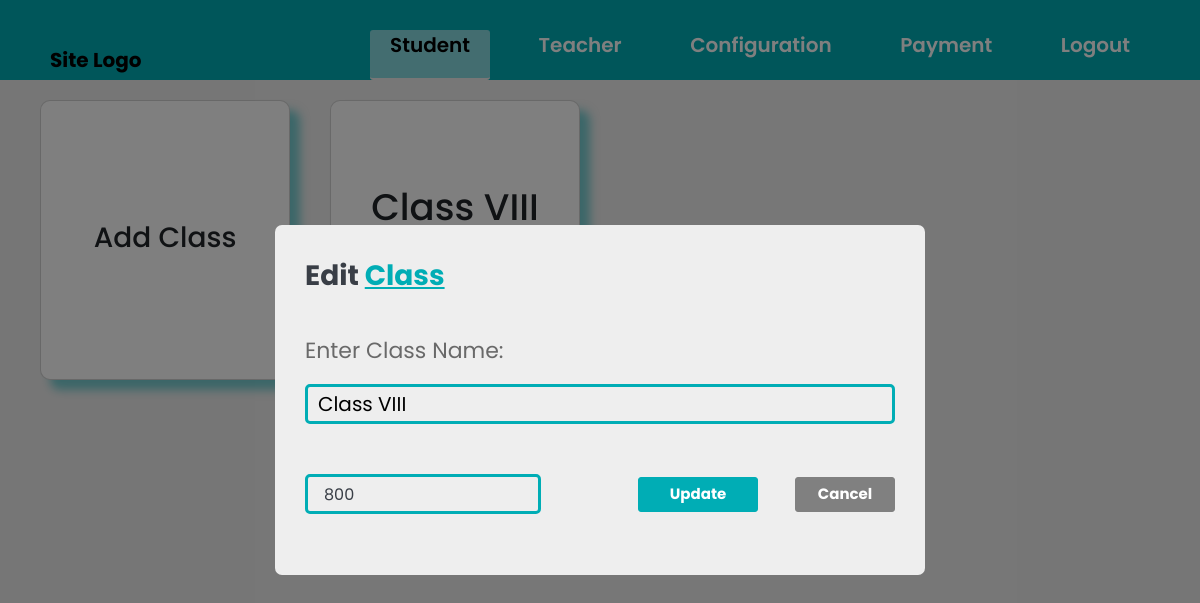
/classAdd.php?editClass=true&classId=1, run on the app's committed database.
### tables this page shows
CREATE TABLE `classmaster` (
  `classId` int(11) NOT NULL,
  `className` varchar(255) NOT NULL,
  `baseFee` int(11) NOT NULL,
  `active` char(1) NOT NULL DEFAULT 'Y'
);

### classAdd.php (the view, shortened to what this page needs)
<?php
include("nav.php");
$addingClass=false;
$edittingClass=false;
$classBaseFee="";
$classNameEdit="";
if(isset($_REQUEST['editClass'])){
    $edittingClass=true;
    $classId=$_REQUEST['classId'];
    $query="SELECT * FROM `classmaster` WHERE `classId`='$classId'";
    $result=mysqli_query($connection,$query);
    $row=mysqli_fetch_array($result);
    $classNameEdit=$row['className'];
    $classBaseFee=$row['baseFee'];
}
$query="SELECT * FROM `classmaster` ORDER BY `classId` DESC";
$res=mysqli_query($connection,$query);
?>
<div class="mainDiv">
    <div class="cardHolder">
        <div class="card" id="addClass">
            <div class="card-body addCard">
                <h5 class="card-title1">Add Class</h5>
            </div>
        </div>
        <?php
        while ($rowarr = mysqli_fetch_array($res)) {
            ?>
            <div class="card">
                <div class="card-body">
                    <div class="card-title">
                        <h5 class="subjectName">
                            <?php echo $rowarr['className']; ?>
                        </h5>
                    </div>
                    <div class="buttonPart">
                        <a href="classAdd.php?editClass=true&classId=<?php echo $rowarr['classId']; ?>"
                        class="btn btn-primary editSubjBtn" id="" subjectId=""><i class="fa-solid fa-pen"></i> Edit
                    </a>
                    <a href="classAdd.php?deleteClass=true&classId=<?php echo $rowarr['classId'];?>"class="deleteBtnSubj"><i class="fa-solid fa-trash"></i></a>
                    </div>
                </div>
            </div>
            <?php
        }
        ?>
    </div>
</div>
<?php
if ($addingClass || $edittingClass) {
    ?>
    <div class="blackwindow">
        <div class="popupMain">
            <div class="popupBody">
                <div class="subjectNameBody">
                <?php
                if ($edittingClass) {
                    ?>
                    <div class="heading1Subj">
                        Edit <span class="headingsub1"> Class </span>
                    </div>
                    <?php
                } else {
                    ?>
                    <div class="heading1Subj">
                        Add <span class="headingsub1"> New Class </span>
                    </div>
                    <?php
                }
                ?>
                <form action="" method="post" class="subjBodySubPart">
                        <div class="subjectNamePopup">Enter Class Name:</div>
                        <input type="text" value="<?php echo $classNameEdit; ?>" name="classNamefield" id=""
                            class="subjectNamefield" required autocomplete="off" />
                        <div class="buttonDivSubjEdit">
                            <input type="number" value="<?php echo $classBaseFee;?>"name="baseClsFees" id="baseClsFees" placeholder="Base Class Fee" required>
                                <input type="submit" value=<?php
                            if ($edittingClass) {
                                echo "'Update'";
                            } else {
                                echo "'Add Class'";
                            } ?> class="submitBtnSubj" />
                            <input type="button" value="Cancel" class="closeClsBtn">
                        </div>
                    </div>
            </div>
        </div>
    </div>
    <?php
}
    ?>
    <?php
include("footer.php");
?>

### data on the page
classmaster: className "Class VIII", classNamefield "Class VIII", baseClsFees "800"
